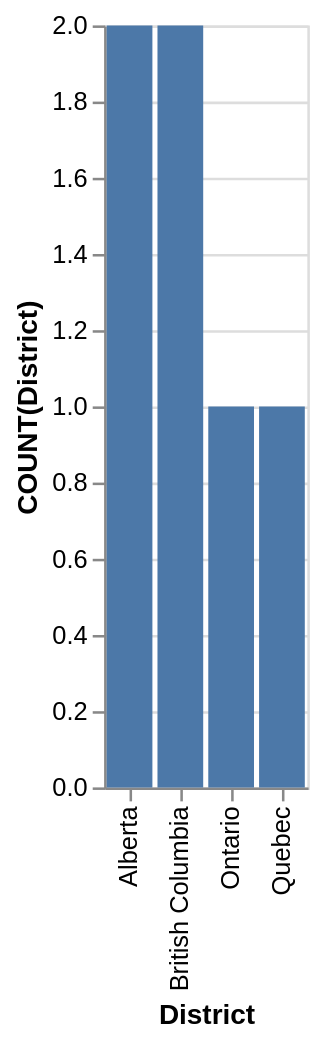

Write the Vega-Lite specification saved for this chart.
### Vega-Lite specification from a JSON file in a GitHub repository (floating-point values rounded to 4 significant figures)
{"data": {"values": [{"x_data": "Alberta", "y_data": 2}, {"x_data": "British Columbia", "y_data": 2}, {"x_data": "Ontario", "y_data": 1}, {"x_data": "Quebec", "y_data": 1}]}, "mark": "bar", "encoding": {"x": {"field": "x_data", "type": "nominal", "title": "District", "sort": "ascending"}, "y": {"field": "y_data", "type": "quantitative", "title": "COUNT(District)"}}}
